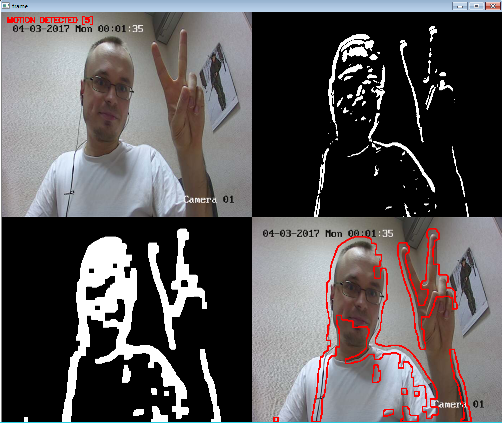
#> input picture img/md3.png, 502 x 423 px, given in place of the camera
$ python motion_detection_test.py   (older library calls are emulated)
#> lines starting #> are read from the running program, lines starting #| are printed output that depends on the picture
### system/log_support.py
import config
from system.shared import mkdir_p

import logging
from logging.handlers import RotatingFileHandler
import os
import sys


def init_logger(mainLoggerName = __name__):
    logger = logging.getLogger(mainLoggerName)

    logsDirPath = os.path.dirname(config.LOG_FILE_PATH)
    if not os.path.exists(logsDirPath):
        if not mkdir_p(logsDirPath):
            print("ERROR INITIALIZING! Can't create directory for logs: '{}'".format(logsDirPath))
            exit(-1)

    # create file handler
    handler = RotatingFileHandler(
        config.LOG_FILE_PATH,
        encoding="utf-8",
        maxBytes=config.MAIN_LOG_FILE_MAX_SIZE,
        backupCount=config.LOG_BACKUPS_COUNT
    )
    handler.setLevel(logging.DEBUG)

    # create formatter
    formatter = logging.Formatter(config.LOG_FORMAT)
    handler.setFormatter(formatter)
    logger.addHandler(handler)

    if config.LOG_TO_CONSOLE:
        consoleHandler = logging.StreamHandler(sys.stdout)
        consoleHandler.setLevel(config.APP_LOG_LEVEL)
        consoleHandler.setFormatter(formatter)
        logger.addHandler(consoleHandler)

    logger.setLevel(config.APP_LOG_LEVEL)
    return logger

### system/shared.py
import os
import errno
from config import APP_ROOT


class LastErrorHolder:
    """
    Support holding of last error
    """
    def __init__(self):
        self.errorText  = ""
        self.__hasError = False

    # [26 lines left out: functions clearError, setError, hasError, not called in this run]


def mkdir_p_ex(path):
    try:
        if os.path.exists(path) and os.path.isdir(path):
            return (True, None)

        os.makedirs(path)
        return (True, None)
    except OSError as exc:  # Python >2.5
        if exc.errno == errno.EEXIST and os.path.isdir(path):
            return (True, None)
        else:
            return (False, str(exc))
    except Exception as e:
        return (False, str(e))


def mkdir_p(path):
    (ok, stub) = mkdir_p_ex(path)
    return ok


# [16 lines left out: function makeAbsoluteAppPath, not called in this run]


def subFolderNameForDtsGeneratorFunc(dts):
    return "{:04}/{:02}/{:02}".format(dts.year, dts.month, dts.day)

### system/motion_detection.py
import cv2 as cv
from system.shared import LastErrorHolder
import imutils
import numpy as np
import datetime


class MotionDetectorBase(LastErrorHolder):
    """
    Base class for motion detection support
    """
    def __init__(self):
        LastErrorHolder.__init__(self)
        # previous frame
        self.prevFrame = None

        # DTS (date & time) of moment when last motion was detected
        self.motionDetectionDts = None

        self.resizeBeforeDetect = True

        self.multiFrameDetection = False

    # [14 lines left out: functions preprocessInputFrame, checkMotionDetected, not called in this run]

    def updateMotionDetectionDts(self):
        self.motionDetectionDts = datetime.datetime.utcnow()


class MotionDetectorV1(MotionDetectorBase):
    def __init__(self):
        MotionDetectorBase.__init__(self)
        self.threshold = 8

    # [49 lines left out: function motionDetected, not called in this run]


class MotionDetectorV2(MotionDetectorBase):
    def __init__(self):
        MotionDetectorBase.__init__(self)
        self.threshold = 1

    # [37 lines left out: function motionDetected, not called in this run]


class MotionDetectorV3(MotionDetectorBase):
    # [46 lines left out: functions __init__, diffImg, motionDetected, not called in this run]


class MotionDetector(MotionDetectorBase):
    # [51 lines left out: functions __init__, diffImg, motionDetected, not called in this run]


class MotionDetectorV3Traced(MotionDetectorBase):
    def __init__(self):
        MotionDetectorBase.__init__(self)

        self.threshold = 1500
        self.prevPrevFrame = None

        self.produceContoursFrame = False
        self.contoursFrame = None

        self.productDiffFrame1 = False
        self.diffFrame1 = None

        self.productDiffFrame2 = False
        self.diffFrame2 = None

    # [62 lines left out: functions diffImg, motionDetected, not called in this run]


class MotionDetectorV4(MotionDetectorBase):
    # [49 lines left out: functions __init__, diffImg, motionDetected, not called in this run]

### system/camera_support.py
import datetime as dts
from system.shared import LastErrorHolder
import time
import cv2 as cv


class CameraConnectionSupport(LastErrorHolder):
    def __init__(self, camConnectionString, logger):
        LastErrorHolder.__init__(self)
        self.logger = logger

        # date & time when class instance created
        self.started = dts.datetime.utcnow()

        # camera
        self.cap = None

        # frame height
        self.frameHeight = None

        # frame width
        self.frameWidth = None

        # total count of pixels
        self.nb_pixels = None

        self.camConnectionString = camConnectionString

    def utcNow(self):
        return dts.datetime.utcnow()

    def onFrameSizeUpdate(self, frameWidth, frameHeight):
        """
        Will be called when frame size will be updated or initialized

        :param frameWidth: new width
        :param frameHeight: new height
        :return:
        """

        pass

    def _initCamera(self, callSleep = True):
        """
        Initializes camera. If can't establish connection will write error message to log file and sleep for some
        interval.

        :return: True when camera successfully open, otherwise False
        """
        self.cap = cv.VideoCapture(self.camConnectionString)

        if self.cap is None:
            self.setError("can't connect to camera")
            if callSleep:
                time.sleep(5)
            return None

        if not self.cap.isOpened():  # did we get a connection at all ?
            self.setError("can't connect to camera")
            if callSleep:
                time.sleep(5)

            return None

        return self.cap

### motion_detection_test.py
from system.log_support import init_logger
import time
from system.motion_detection import MotionDetectorV3Traced
import config
import datetime as dts
import numpy as np
from system.camera_support import CameraConnectionSupport
import cv2 as cv
import imutils


class MotionDetectionTester(CameraConnectionSupport):
    def __init__(self, camConnectionString, logger):
        CameraConnectionSupport.__init__(self, camConnectionString, logger)

        # initializing motion detector
        self.detector = MotionDetectorV3Traced()
        self.detector.resizeBeforeDetect = False
        self.detector.multiFrameDetection = False

        self.inMotionDetectedState = False

        self.__camConnectionDts = None
        self.__canDetectMotion = False

    def canDetectMotion(self):
        if self.__canDetectMotion:
            return True

        if self.__camConnectionDts is None:
            return False

        minDts = self.__camConnectionDts + dts.timedelta(seconds=config.INITIAL_WAIT_INTERVAL_BEFORE_MOTION_DETECTION_SECS)

        if minDts > self.utcNow():
            return False

        self.__canDetectMotion = True
        return True

    def loop(self):  # noqa
        """
        Main loop for motion detection tester
        :return:
        """
        self.logger.info("main loop started")

        emptyFrame = None
        while True:
            # initializing connection to camera
            if self.cap is None:
                if not self._initCamera():
                    continue

                self.__camConnectionDts = self.utcNow()

            # reading frames from camera
            ret, current_frame = self.cap.read()
#> current_frame is the input picture: shape (423, 502, 3); mean B, G, R 86.9, 86, 89.7

            # if can't read current frame - going to the next loop
            if (ret == False) or (current_frame is None):  # the connection broke, or the stream came to an end
                continue

            current_frame = imutils.resize(current_frame, width=500, height=500)
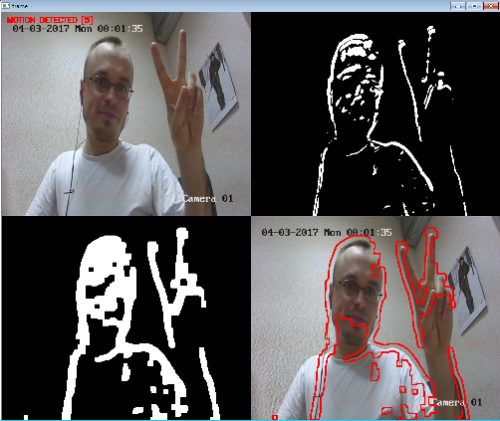
#> current_frame: shape (421, 500, 3); mean B, G, R 86.9, 86, 89.7

            instant = time.time()  # get timestamp of the frame

            ############################################################
            #   calculating width and height of current video stream   #
            ############################################################

            frameWidth = np.size(current_frame, 0)
#> frameWidth = 421
            frameHeight = np.size(current_frame, 1)
#> frameHeight = 500

            if emptyFrame is None:
                emptyFrame = np.zeros((frameHeight, frameWidth, 3), np.uint8)

            resolutionChanged = False
            if None in [self.frameWidth, self.frameHeight]:
                self.frameWidth = frameWidth
#> self.frameWidth = 421
                self.frameHeight = frameHeight
#> self.frameHeight = 500
                self.nb_pixels = self.frameWidth * self.frameHeight
#> self.nb_pixels = 210500

                self.logger.info("self.width = {}".format(self.frameWidth))
#| 2026-11-20 20:05:26,524 - INFO - self.width = 421
                self.logger.info("self.height = {}".format(self.frameHeight))
#| 2026-11-20 20:05:26,524 - INFO - self.height = 500

                resolutionChanged = True
            else:
                resolutionChanged = ((self.frameWidth != frameWidth) or (self.frameHeight != frameHeight))

            if resolutionChanged:
                self.onFrameSizeUpdate(frameWidth, frameHeight)

            ########################
            #   detecting motion   #
            ########################
            motionDetected = False

            # detection motion if can do it now
            if self.canDetectMotion():
                if self.detector.motionDetected(current_frame):
                    self.trigger_time = instant  # Update the trigger_time

                    if not self.inMotionDetectedState:
                        self.logger.info("something moved!")

                    motionDetected = True
                    self.inMotionDetectedState = True

            now = self.utcNow()
            # prolongating motion for minimal motion duration
            if (not motionDetected) and (self.detector.motionDetectionDts is not None):
                minDuration = self.detector.motionDetectionDts + dts.timedelta(seconds=config.MINIMAL_MOTION_DURATION)
                if minDuration > now:
                    motionDetected = True

            # clearing motion detection flag when needed
            if not motionDetected:
                self.inMotionDetectedState = False

            # calculating left seconds for motion (for further use in label)
            dx = 0
            if motionDetected:
                dx = now - self.detector.motionDetectionDts
                dx = config.MINIMAL_MOTION_DURATION - dx.seconds

            # adding label for frame with detected motion
            if motionDetected:
                text = "MOTION DETECTED [{}]".format(dx)
                cv.putText(
                    current_frame,
                    text,
                    (10, 20),
                    cv.FONT_HERSHEY_SIMPLEX,
                    0.5,
                    (0, 0, 255),  # b g r
                    2
                )

            # show current frame
            cv.imshow("frame", current_frame)

            # reading key and breaking loop when Esc or "q" key pressed
            key = cv.waitKey(1)
#> (key q is pressed here)
            if (key & 0xFF == ord("q")) or (key == 27):
                break

        if self.cap is not None:
            self.cap.release()

        cv.destroyAllWindows()
        self.logger.info("main loop finished")


def main():
    logger = init_logger()
    logger.info("app started")

    processor = MotionDetectionTester(config.cam, logger)
    processor.loop()

    logger.info("app finished")


if __name__ == "__main__":
    main()
